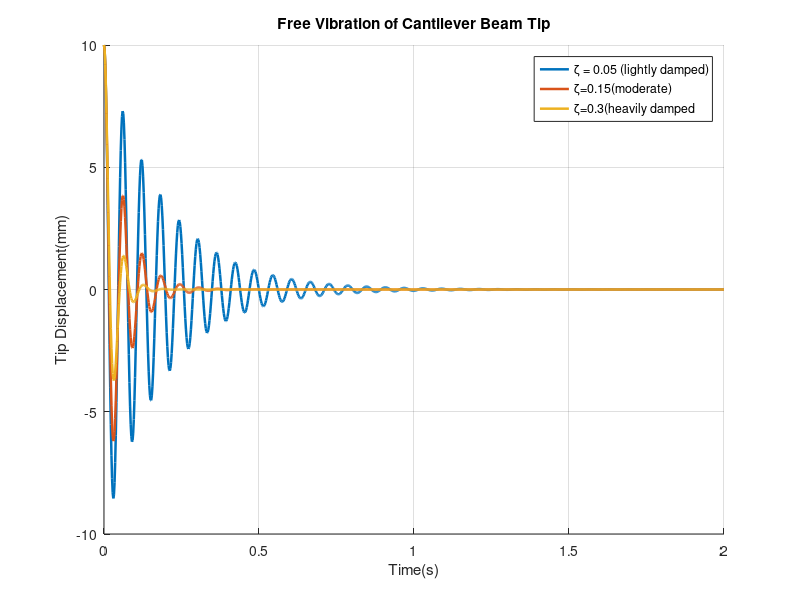

MATLAB code for this plot:
% Define beam (steel, 50cm long, 2cm wide, 5mm thick)
E = 200e9;
rho = 7850;
L = 0.5;
b = 0.02;
h = 0.005;

% Calculate properties
I = (b * h^3) / 12;
A = b * h;
m_total = rho * A * L;

% Equivalent SDOF parameters
m_eq = 0.2357 * m_total;
k_eq = (3 * E * I) / L^3;

% Natural frequency
wn = sqrt(k_eq / m_eq);
fn = wn / (2 * pi);

fprintf('Stiffness k = %.2f N/m\n', k_eq)
fprintf('Equivalent mass m = %.4f kg\n', m_eq)
fprintf('Natural frequency = %.2f Hz\n', fn)

wn = 2*pi*16.55;
x0 = 0.01;
v0 = 0;

t = linspace(0,2,1000);

zeta_values = [0.05,0.15,0.30]
labels = {'\zeta = 0.05 (lightly damped)','\zeta=0.15(moderate)', '\zeta=0.3(heavily damped'};
figure; hold on;
for i = 1:3
    zeta = zeta_values(i);
    wd = wn*sqrt(1-zeta^2);

    A = x0;
    B = (v0 + zeta*wn*x0)/wd;

    x = exp(-zeta*wn*t).*(A*cos(wd*t)+ B*sin(wd*t));
    plot(t, x*1000, 'LineWidth',1.8,'DisplayName', labels{i});
    
end 
xlabel('Time(s)')
ylabel('Tip Displacement(mm)')
title('Free Vibration of Cantilever Beam Tip')
legend('Location','northeast')
grid on    
